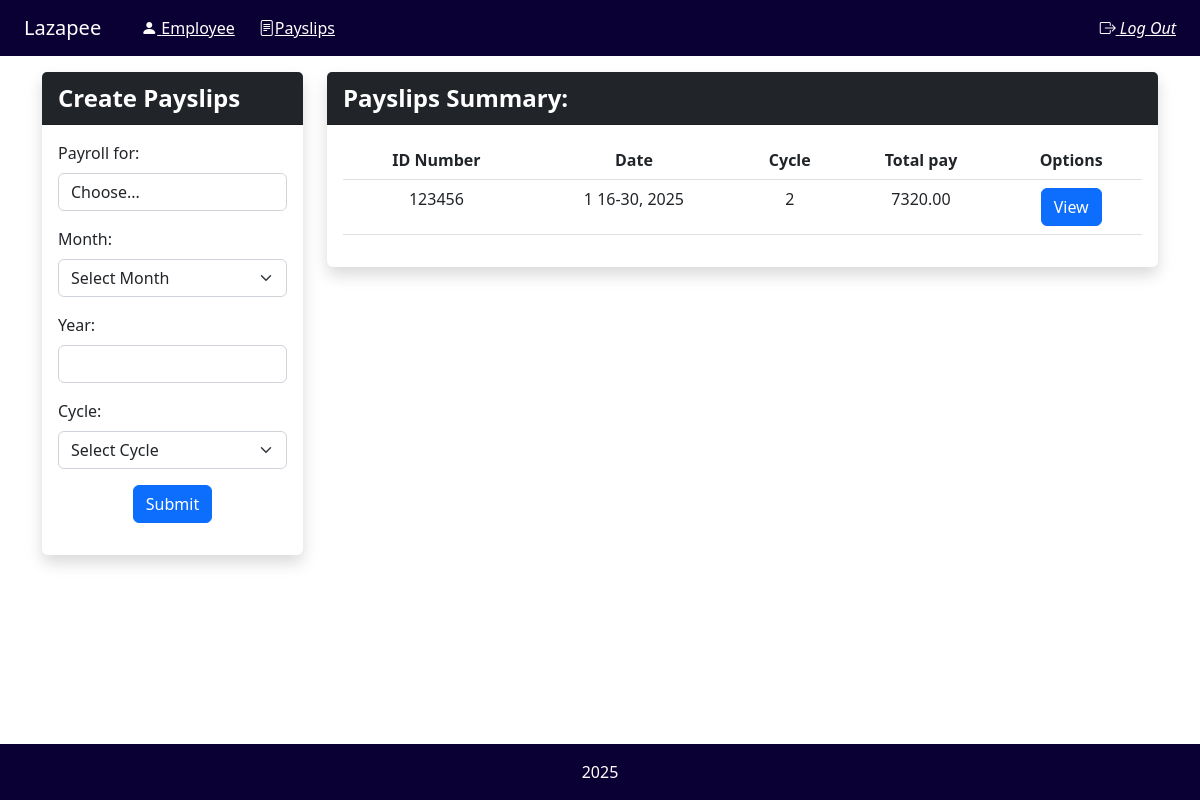
Page /payslip on the earlier database version.
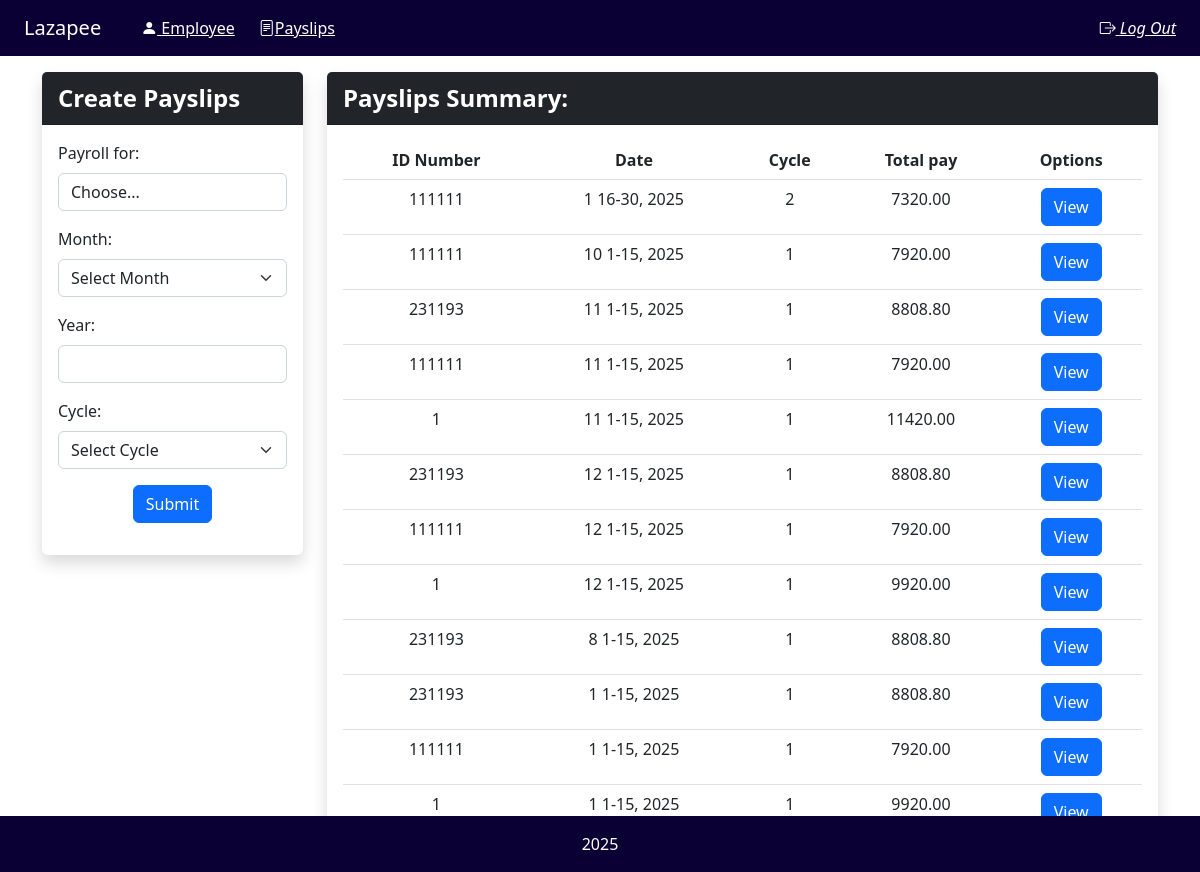
Same page on the later database version.
### payroll_app/models.py (models this page shows, shortened)
class Payslip(models.Model):
    id_number = models.ForeignKey(Employee, on_delete=models.CASCADE)
    month = models.CharField(max_length=12)
    date_range = models.CharField(max_length=12)
    year = models.CharField(max_length=4)
    pay_cycle = models.CharField(max_length=12)
    rate = models.FloatField()
    earnings_allowance = models.FloatField()
    deductions_tax = models.FloatField()
    deductions_health = models.FloatField()
    pag_ibig = models.FloatField()
    sss =  models.FloatField()
    overtime = models.FloatField()
    total_pay = models.FloatField()
    objects = models.Manager()

class Employee(models.Model):
    account = models.ForeignKey(Account, on_delete=models.CASCADE, null=True)
    name = models.CharField(max_length=50)
    id_number = models.CharField(max_length=15, unique=True)
    rate = models.FloatField(default = 0.0)
    overtime_pay = models.FloatField(null=True, blank=True)
    allowance = models.FloatField(null=True, blank=True)
    objects = models.Manager()

### payroll_app/views.py (the view, shortened to what this page needs)
# urls.py: path('payslip', views.payslip, name='payslip'),
def payslip(request):
    employees = Employee.objects.all()
    payslips = Payslip.objects.all()
    return render(request, 'payroll_app/payslip.html', {
        'employee': employees,
        'payslip': payslips,
    })

### payroll_app/templates/payroll_app/payslip.html (shortened to what this page needs)
{% extends 'payroll_app/base.html' %}
{% load static %}
{% block navbar %}
<div class="container-fluid d-flex align-items-center gap-4">
    <a class="navbar-brand mb-0" href="{% url 'payroll' %}">Lazapee </a>
    <a href="{% url 'payroll' %}" style="color:white">
        <i class="bi bi-person-fill"></i> Employee</a>
    <a href="{% url 'payslip' %}" style="color: white">
        <i class="bi bi-file-text"></i>Payslips</a>
     <a href="{% url 'logout' %}" class="text-white text-decoration-underline ms-auto">
        <i class="bi bi-box-arrow-right"> Log Out</i></a>
 </div>
{% endblock %}
{% block content %}
    <div class="container-fluid">
        <div class="row">
            <div class="col-md-3">
                <div class="card shadow border-0">
                    <div class="card-header bg-dark text-white fw-bold fs-4">
                        Create Payslips
                    </div>
                    <div class="card-body">
                        <form method="POST" action="{% url 'payslip' %}">
                            <div class="mb-3">
                                <label for="payslip_name" class="form-label">Payroll for:</label>
                                <select class="form-control m-0" id="payslip_name" name="payslip_name" required>
                                    <option value="" disabled selected> Choose...</option>
                                </select>
                            </div>
                            <div class="mb-3">
                                <label for="month" class="form-label">Month:</label>
                                <select class="form-select" id="month" name="month" required>
                                    <option value="" disabled selected> Select Month </option>
                                </select>
                            </div>
                            <div class="mb-3">
                                <label for="year" class="form-label">Year:</label>
                                <input type="nummber" min="0" step="1" class="form-control" id="year" name="year" required>
                            </div>
                            <div class="mb-3">
                                <label for="pay_cycle" class="form-label"> Cycle:</label>
                                <select class="form-select" id="pay_cycle" name="pay_cycle" required>
                                    <option value="" disabled selected> Select Cycle </option>
                                </select>
                            </div>
                        <div class="d-flex justify-content-center mt-2">
                            <button type="submit" class="btn btn-primary">Submit</button>
                        </div>
                        </form>
                    </div>
                </div>
            </div>
            <div class="col-md-9">
                <div class="card shadow border-0">
                    <div class="card-header bg-dark text-white fw-bold fs-4">
                        Payslips Summary:
                    </div>
                    <div class="card-body">
                        <table class="table table-hover">
                            <thead class="thead-light">
                                <tr>
                                    <th scope="col" class="text-center"> ID Number </th>
                                    <th scope="col" class="text-center"> Date </th>
                                    <th scope="col" class="text-center"> Cycle </th>
                                    <th scope="col" class="text-center"> Total pay </th>
                                    <th scope="col" class="text-center"> Options </th>
                                </tr>
                            </thead>
                            <tbody>
                                {% for p in payslip %}
                                <tr>
                                    <td class="text-center"> {{ p.id_number.id_number}} </td>
                                    <td class="text-center"> {{ p.month }} {{ p.date_range }}, {{ p.year }} </td>
                                    <td class="text-center"> {{ p.pay_cycle }} </td>
                                    <td class="text-center"> {{ p.total_pay|floatformat:2 }} </td>
                                    <td class="text-center"> <a href="{% url 'view_payslip' p.pk %}" class="btn btn-primary">View</a> </td>
                                </tr>
                                {% empty %}
                                <tr>
                                    <td colspan="5" class="text-center">No payslips available.</td>
                                </tr>
                                {% endfor %}
                            </tbody>
                        </table>
                    </div>
                </div>
            </div>
        </div>
    </div>
{% endblock %}

### payroll_app/templates/payroll_app/base.html (shortened to what this page needs)
{% load static %}
<html>
    <head>
        <link rel="stylesheet" href="{% static '/bootstrap/css/bootstrap.min.css' %}">
        <link rel="stylesheet" href="{% static '/bootstrap/css/custom.css' %}">
        <link rel="stylesheet" href="https://cdn.jsdelivr.net/npm/bootstrap-icons@1.10.5/font/bootstrap-icons.css">
    </head>
    <body>
        <nav class="navbar navbar-dark bg-custom mb-3 sticky-top" style="background-color: #0B0033">
            <div class="container-fluid">
                {% block navbar %}
                {% endblock %}
            </div>
        </nav>
        <div class="container">
            <div class="row">
        <div class="col-12">
            <div class="row justify-content-center" >
                {% block content %}
                {% endblock %}
            </div>
        </div>
        </div>
        </div>
        <footer class="bg-custom p-3 mt-auto text-center text-white fixed-bottom" style="background-color: #0B0033;">
            <div class="container"> 2025</div>
        </footer>
    </body>
</html>

Differences in the rows shown:
removed Payslip: id_number.id_number "123456", month "1", date_range "16-30", year "2025", pay_cycle "2", total_pay "7320.00"
added Payslip: id_number.id_number "111111", month "1", date_range "16-30", year "2025", pay_cycle "2", total_pay "7320.00"
added Payslip: id_number.id_number "111111", month "10", date_range "1-15", year "2025", pay_cycle "1", total_pay "7920.00"
added Payslip: id_number.id_number "231193", month "11", date_range "1-15", year "2025", pay_cycle "1", total_pay "8808.80"
added Payslip: id_number.id_number "111111", month "11", date_range "1-15", year "2025", pay_cycle "1", total_pay "7920.00"
added Payslip: id_number.id_number "1", month "11", date_range "1-15", year "2025", pay_cycle "1", total_pay "11420.00"
added Payslip: id_number.id_number "231193", month "12", date_range "1-15", year "2025", pay_cycle "1", total_pay "8808.80"
added Payslip: id_number.id_number "111111", month "12", date_range "1-15", year "2025", pay_cycle "1", total_pay "7920.00"
added Payslip: id_number.id_number "1", month "12", date_range "1-15", year "2025", pay_cycle "1", total_pay "9920.00"
added Payslip: id_number.id_number "231193", month "8", date_range "1-15", year "2025", pay_cycle "1", total_pay "8808.80"
added Payslip: id_number.id_number "231193", month "1", date_range "1-15", year "2025", pay_cycle "1", total_pay "8808.80"
added Payslip: id_number.id_number "111111", month "1", date_range "1-15", year "2025", pay_cycle "1", total_pay "7920.00"
added Payslip: id_number.id_number "1", month "1", date_range "1-15", year "2025", pay_cycle "1", total_pay "9920.00"
